Frame 1 (no input): blank canvas, image omitted
Frame 60 (no input): blank canvas, image omitted
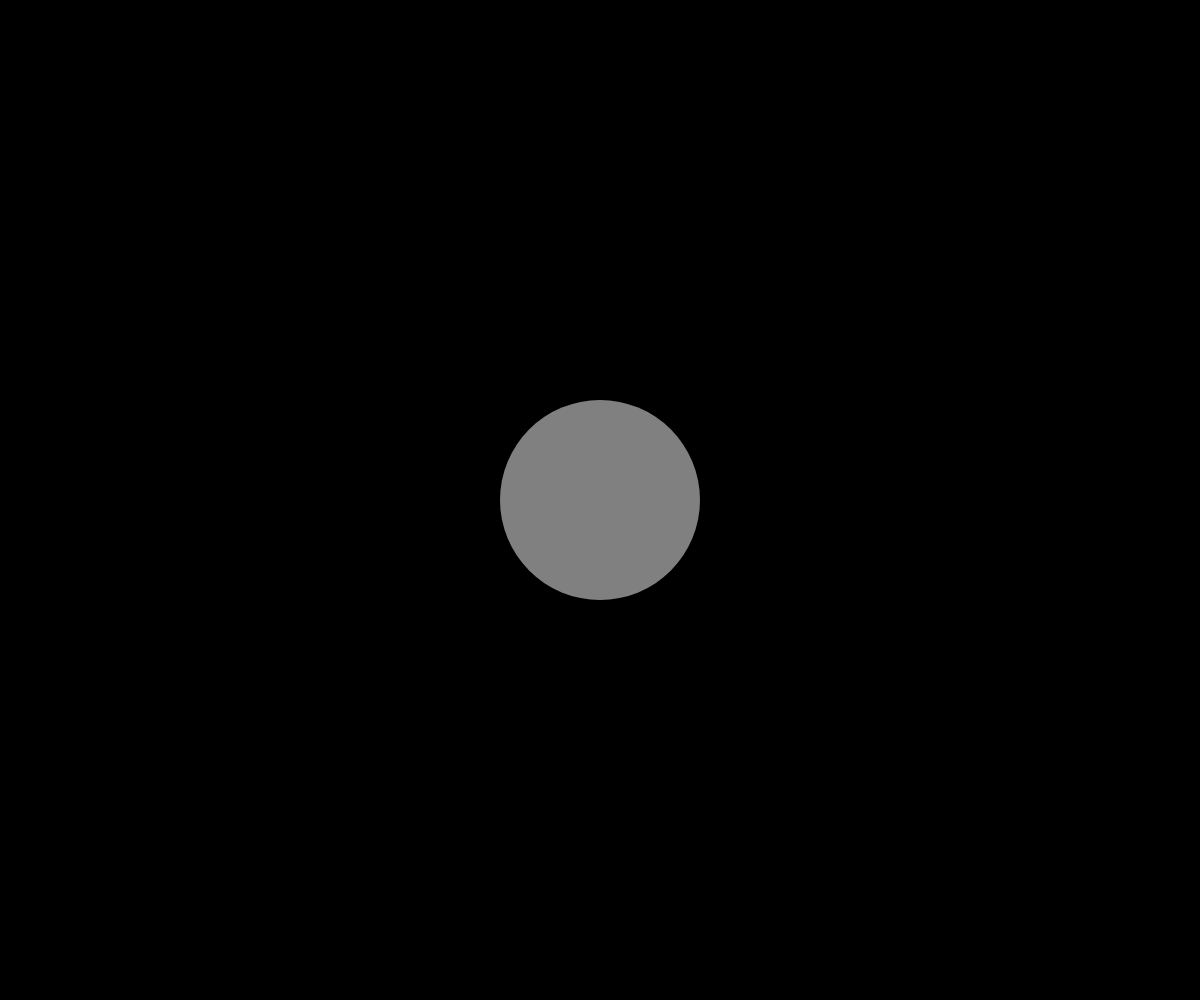
Frame 120 (the mouse pressed at the canvas centre since frame 60)

The p5.js sketch whose frames 1 and 60 were blank and that drew this single picture after the mouse press (run headless with seeded random() and noise() and a simulated clock; from frame 60 on, the mouse is pressed at the canvas centre):

// p5.js sketch
// ── sketch.js
function setup() {
  // Create a canvas that fills the entire browser window
  createCanvas(windowWidth, windowHeight);
}

function draw() {
  // Set background to black
  background(0);

  // Map the mouse position to RGB values for dynamic color changes
  let r = map(mouseX, 0, width, 0, 255);
  let g = map(mouseY, 0, height, 0, 255);
  let b = map(mouseX + mouseY, 0, width + height, 0, 255);

  // Set the fill color of the circle
  fill(r, g, b);
  noStroke();

  // Draw a circle in the center of the canvas
  ellipse(width / 2, height / 2, 200, 200);
}

// Update canvas size when the window is resized
function windowResized() {
  resizeCanvas(windowWidth, windowHeight);
}

// ── classX.js
class InteractiveCanvas {
    constructor(canvasWidth = 600, canvasHeight = 600) {
      this.canvasWidth = canvasWidth;
      this.canvasHeight = canvasHeight;
  
      // Initialize variables
      this.circleSize = canvasWidth - 300;
      this.PosX = canvasWidth / 10;
      this.PosY = canvasHeight / 2;
      this.colors = ['red', 'green', 'blue', 'yellow', 'purple'];
      this.text = "Andrew Chanover";
      this.textHeight = 24;
      this.textX = canvasWidth - 10;
      this.textY = 10;
      this.textWidthValue = 0; // To be set after measuring text width
    }
  
    setup() {
      createCanvas(this.canvasWidth, this.canvasHeight);
      background(0, 0, 0);
      this.textWidthValue = textWidth(this.text); // Measure text width
    }
  
    draw() {
      // Draw circles with interaction
      for (let i = 0; i < 10; i++) {
        let circleColor;
        let xOffset = i * (this.circleSize / 3);
        let d = dist(mouseX, mouseY, this.PosX + xOffset, this.PosY);
  
        if (d < this.circleSize / 2) {
          let randomIndex = floor(random(this.colors.length));
          circleColor = this.colors[randomIndex];
        } else {
          circleColor = color('white');
        }
  
        fill(circleColor);
        noStroke();
        circle(this.PosX + xOffset, this.PosY, this.circleSize);
      }
  
      // Text interaction
      let textColor;
      if (
        mouseX > this.textX - this.textWidthValue &&
        mouseX < this.textX &&
        mouseY > this.textY &&
        mouseY < this.textY + this.textHeight
      ) {
        let randomIndex = floor(random(this.colors.length));
        textColor = this.colors[randomIndex];
      } else {
        textColor = color('white');
      }
  
      fill(textColor);
      textSize(this.textHeight);
      textAlign(RIGHT, TOP);
      text(this.text, this.textX, this.textY);
    }
  }
  
  // Main Script
  let interactiveCanvas;
  
  function setup() {
    interactiveCanvas = new InteractiveCanvas();
    interactiveCanvas.setup();
  }
  
  function draw() {
    interactiveCanvas.draw();
  }

  
